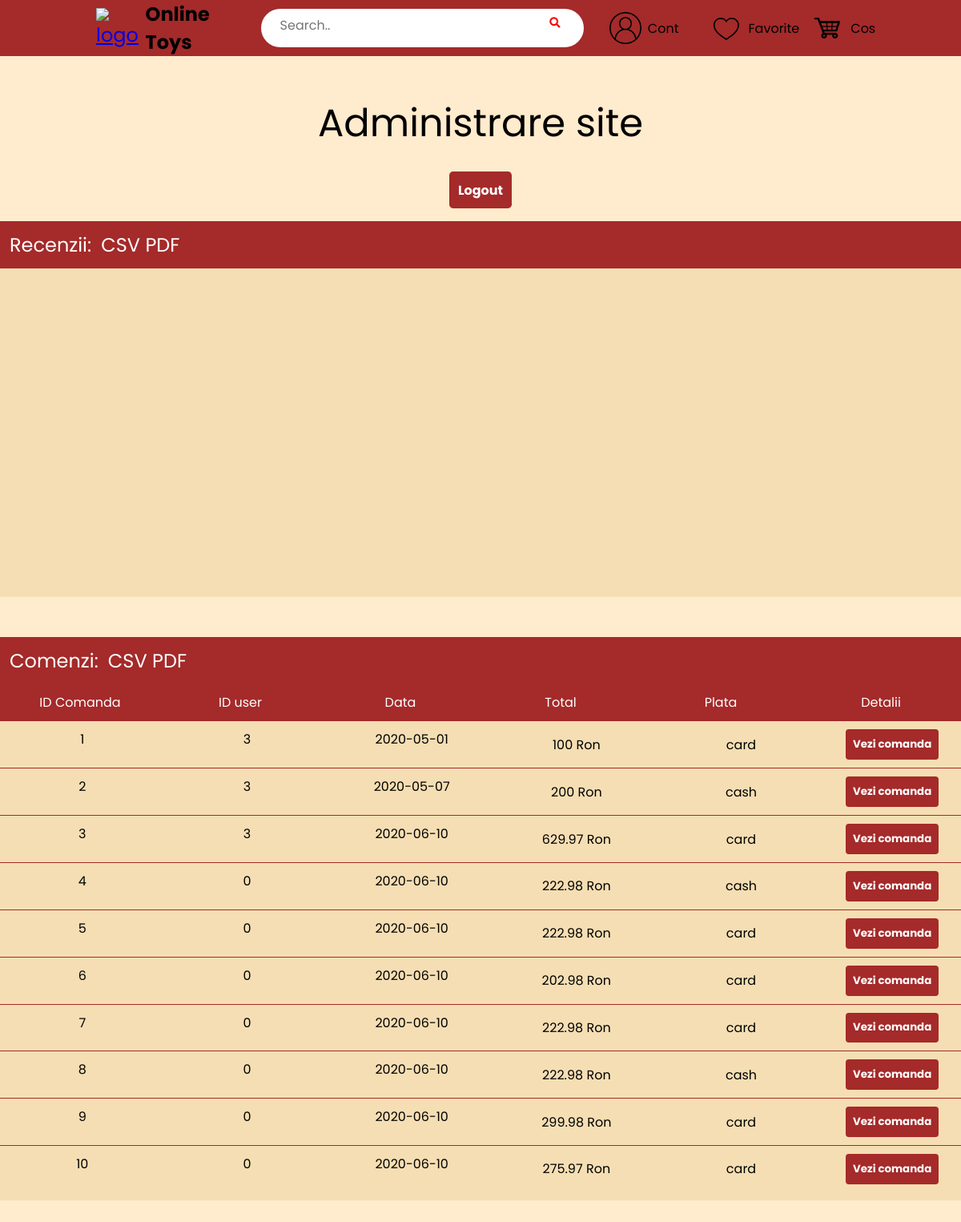
Screenshot of /Pages/admin.php (signed in) with the database file from the repository.
### tables this page shows
CREATE TABLE `comenzi` (
  `id` int(11) NOT NULL,
  `id_user` int(11) NOT NULL,
  `data` date NOT NULL,
  `total` float NOT NULL,
  `status` varchar(15) NOT NULL,
  `plata` varchar(15) NOT NULL
);

### Pages/PHP/toate_comenzile.php (the view, shortened to what this page needs)
<?php
    include "db_connection.php";
    $sql = "SELECT * FROM comenzi";
    $comenzi = mysqli_query($conn, $sql);
    $index = 0;
    while ($comanda = mysqli_fetch_assoc($comenzi)) {
        $index++;
        $id_user = $comanda["id_user"];
        $id_comanda = $comanda["id"];
        $data = $comanda["data"];
        $total = $comanda["total"];
        $plata = $comanda["plata"];
        echo "<div class='comanda'>
                    <span>$id_comanda</span>
                    <span>$id_user</span>
                    <span>$data</span>
                    <span class='align-center'>$total Ron</span>
                    <span class='align-center'>$plata</span>
                    <button class='button btn-comanda' onclick='displayComanda($index)'>Vezi comanda</button>
                </div>";
    }
?>

### Pages/CSS/header.css (style rules this page uses)
* { margin: 0px; padding: 0px; box-sizing: border-box; font-family: 'Poppins', sans-serif; }
html { min-width: 320px; }

### Pages/CSS/admin-style.css (style rules this page uses)
body { background-color: blanchedalmond; }
.align-center { align-self: center; }
.comanda { display: flex; justify-content: space-around; background-color: wheat; padding: 10px 0px; border-top: 1px solid brown; }
.comanda span { width: 150px; text-align: center; }
.comanda .button { text-align: center; vertical-align: middle; padding: .67em .67em; cursor: pointer; color: white; background-color: brown; border: none; border-radius: .3em; font-weight: bold; }

### rows the page displays
comenzi: id "1", id_user "3", data "2020-05-01", total "100", plata "card"
comenzi: id "2", id_user "3", data "2020-05-07", total "200", plata "cash"
comenzi: id "3", id_user "3", data "2020-06-10", total "629.97", plata "card"
comenzi: id "4", id_user "0", data "2020-06-10", total "222.98", plata "cash"
comenzi: id "5", id_user "0", data "2020-06-10", total "222.98", plata "card"
comenzi: id "6", id_user "0", data "2020-06-10", total "202.98", plata "card"
comenzi: id "7", id_user "0", data "2020-06-10", total "222.98", plata "card"
comenzi: id "8", id_user "0", data "2020-06-10", total "222.98", plata "cash"
comenzi: id "9", id_user "0", data "2020-06-10", total "299.98", plata "card"
comenzi: id "10", id_user "0", data "2020-06-10", total "275.97", plata "card"
